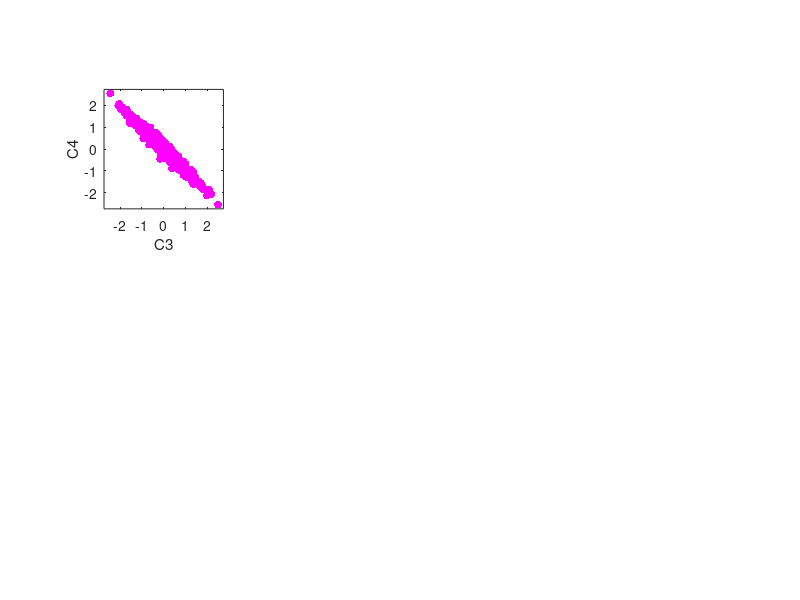

This chart was generated by the following MATLAB code: (Note: this script raises an error after producing the figure.)
% a clear MATLAB workspace is a clear mental workspace
close all; clear, clc

%PCA on simulated data
loop_thr = linspace(0.1,1,10);

for idx=1:length(loop_thr)
    % data
    x = [ 1*randn(1000,1) loop_thr(idx)*randn(1000,1) ];
    
    % rotation matrix
    th = pi/4;
    R1 = [ cos(th) -sin(th); sin(th) cos(th) ];
    
    % rotate data to induce correlation
    y = x*R1;
    
    % plot the data in a scatter plot
    figure(1), clf
    set(gcf,'Position',[300 300 1800 800]) % set(0,'DefaultFigureWindowStyle','docked')
    subplot(241)
    plot(y(:,1),y(:,2),'m.','markersize',17)
    
    % make the plot look nicer
    set(gca,'xlim',[-1 1]*max(y(:)),'ylim',[-1 1]*max(y(:)))
    xlabel('C3'), ylabel('C4')
    axis square
    
    %-------------- PCA via eigendecomposition -------------------------
    
    % mean-center ( Data must have zero mean before computing covariance )
    y = y - mean(y,1);
    
    % covariance matrix
    covmat = y'*y / (length(y)-1);
    covmat = round(covmat, 3);
    
    % eigendecomposition
    [evecs,evals] = eig(covmat);
    [evals,sidx] = sort(diag(evals),'descend');
    evecs = evecs(:,sidx);
    
    % plot the eigenvectors on the data
    hold on
    plot([0 evecs(1,1)]*evals(1),[0 evecs(2,1)]*evals(1),'k','linew',3)
    plot([0 evecs(1,2)]*evals(end),[0 evecs(2,2)]*evals(end),'k','linew',3)
    
    % Display eigen vectors
    ax1 = subplot(242);
    xCord = repmat(1:2,2,1);
    yCord = xCord';
    t = num2cell(evecs);
    imagesc(evecs), axis square
    colormap(summer)
    text(xCord(:), yCord(:), t, 'HorizontalAlignment', 'Center')
    set(gca,'YTickLabel',[], 'XTickLabel',[])
    title('Spatial filter (Eigen vectors)', 'FontSize',12)
    
    % Component time series
    xCord = repmat(1:4,4,1);  % generate x-coordinates
    yCord = xCord';           % generate y-coordinates
    subplot(243);

    % Projection
    compTS = y * evecs;       % Dot product (If the degree angle between two vector is less than 90, the resulting
                              % dot product will be positive.The dot product is a single 
                              % number that provides information about the relationship between two vectors)   
    PC1 = compTS(:,1);
    PC2 = compTS(:,2);
    newY = y;
    newY(:,3) = PC1;
    newY(:,4) = PC2;
    newY_covmat = newY'*newY / (length(newY)-1);
    newY_covmat = round(newY_covmat, 3);
    t = num2cell(newY_covmat);     % extact values into cells
    imagesc(newY_covmat), axis square
    text(xCord(:), yCord(:), t, 'HorizontalAlignment', 'Center')
    set(gca,'clim',[-1 1],'xtick',1:4,'ytick',1:4, 'XAxisLocation', 'top')
    xticklabels({'C3','C4', 'PC1', 'PC2'})
    yticklabels({'C3','C4', 'PC1', 'PC2'})
    xlabel('Channels'), ylabel('Channels')
    title('Covariance Matrix', 'FontSize',12)
    colorbar()
    clear xCord yCord;
    
    subplot(244)
    plot(PC1,PC2,'m.','markersize',17)
    set(gca,'ylim',[-1 1]*max(PC1(:)))
    title(['Correlation = '  num2str(round(corr(PC1,PC2),3))])
    xlabel('PC1'), ylabel('PC2')
    axis square
    
    % Plot signal
    subplot(245)
    plot(y(:,1), 'Color', "#A2142F")
    title('C3')
    ylim([-4 4])
    subplot(246)
    plot(y(:,2), 'Color', "#77AC30")
    title('C4')
    ylim([-4 4])
    subplot(247)
    p1 = plot(PC1, 'Color', "#EDB120");
    hold on
    p2 = plot(PC2, 'Color', "#0072BD");
    p1.Color(4) = 0.75;
    p2.Color(4) = 0.25;
    legend('PC1', 'PC2')
    title('Component time series')
    ylim([-4 4])
    
    % Transform eigen values to an interpretable scale
    evals = 100*evals/sum(evals);
    
    % Plot Eigen spectrum
    subplot(248)
    p3 = bar(evals,'FaceColor',[1 0 0],'EdgeColor',[0 0 0],'LineWidth',1.5);
    p3.FaceAlpha = 0.25;
    xticks([1 2])
    xticklabels({'PC1', 'PC2'})
    ylabel('Percent Variance')
    title('Eigen Spectrum')
    text([1,2],evals(:),compose('%f',evals(:)),'HorizontalAlignment','center','VerticalAlignment','bottom')
    ylim([min(ylim),min(ylim)+range(ylim)*1.05])
    fname = ['/Users/sq566/Desktop/' num2str(idx) '.png'];
    print(figure(1),fname,'-r300','-dpng');
end

% --------------- Important notes --------------------
% 1) var(y*evecs) is the same as evecs'*covmat*evecs;
% 2) covmat*evecs is the same as evecs*evals
%    Intuition behind multiplying covmat with evecs
%    The eigen vectors in evecs points to the biggest direction of variance
%    in covmat (covariance matrix)

% ------------------- Plot 3d ------------------------
% figure(2)
% a1 = y(:,1);
% b1 = y(:,2);
% c1 = PC1;
% cmp = linspace(min(a1),max(b1),numel(c1));
% scatter3(a1,b1,c1, [], cmp,'filled'); 
% colorbar;
% view(-80,15)
% xlabel('C3'); ylabel('C4'); zlabel('PC1')
% grid on;grid minor 

